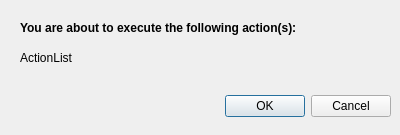
<?xml version="1.0" encoding="UTF-8"?>
<ui version="4.0">
 <class>Dialog</class>
 <widget class="QDialog" name="Dialog">
  <property name="geometry">
   <rect>
    <x>0</x>
    <y>0</y>
    <width>400</width>
    <height>135</height>
   </rect>
  </property>
  <property name="windowTitle">
   <string>Confirm Action</string>
  </property>
  <widget class="QDialogButtonBox" name="b_confirmAction">
   <property name="geometry">
    <rect>
     <x>50</x>
     <y>90</y>
     <width>341</width>
     <height>32</height>
    </rect>
   </property>
   <property name="orientation">
    <enum>Qt::Horizontal</enum>
   </property>
   <property name="standardButtons">
    <set>QDialogButtonBox::Cancel|QDialogButtonBox::Ok</set>
   </property>
  </widget>
  <widget class="QLabel" name="l_warn1">
   <property name="geometry">
    <rect>
     <x>20</x>
     <y>20</y>
     <width>341</width>
     <height>16</height>
    </rect>
   </property>
   <property name="font">
    <font>
     <weight>75</weight>
     <bold>true</bold>
    </font>
   </property>
   <property name="text">
    <string>You are about to execute the following action(s):</string>
   </property>
  </widget>
  <widget class="QLabel" name="l_actionList">
   <property name="geometry">
    <rect>
     <x>20</x>
     <y>50</y>
     <width>121</width>
     <height>16</height>
    </rect>
   </property>
   <property name="text">
    <string>ActionList</string>
   </property>
  </widget>
 </widget>
 <resources/>
 <connections>
  <connection>
   <sender>b_confirmAction</sender>
   <signal>accepted()</signal>
   <receiver>Dialog</receiver>
   <slot>accept()</slot>
   <hints>
    <hint type="sourcelabel">
     <x>248</x>
     <y>254</y>
    </hint>
    <hint type="destinationlabel">
     <x>157</x>
     <y>274</y>
    </hint>
   </hints>
  </connection>
  <connection>
   <sender>b_confirmAction</sender>
   <signal>rejected()</signal>
   <receiver>Dialog</receiver>
   <slot>reject()</slot>
   <hints>
    <hint type="sourcelabel">
     <x>316</x>
     <y>260</y>
    </hint>
    <hint type="destinationlabel">
     <x>286</x>
     <y>274</y>
    </hint>
   </hints>
  </connection>
 </connections>
</ui>
